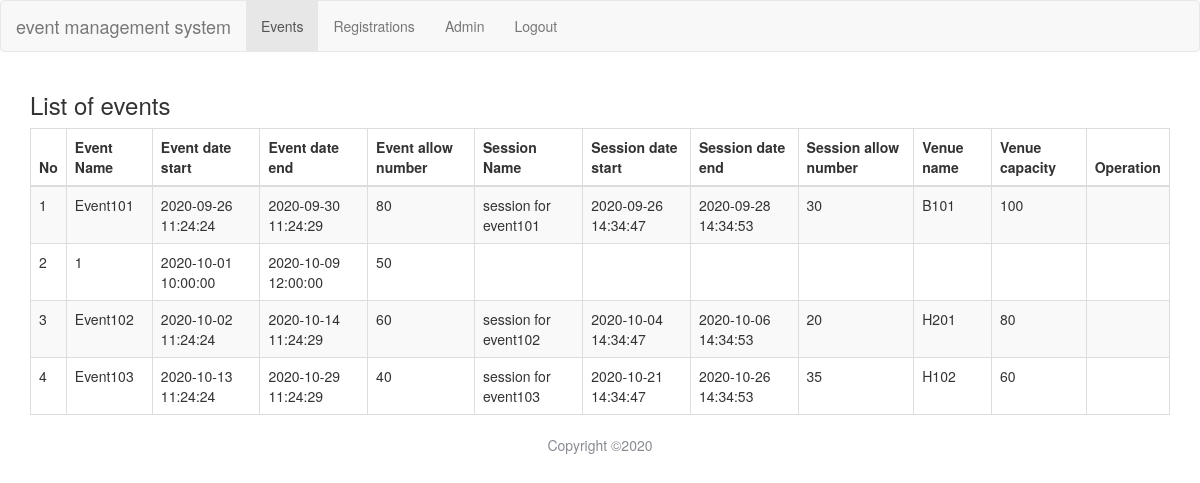
Page /php/event.php (signed in) on the committed database.
### tables this page shows
CREATE TABLE `event` (
  `idevent` int(11) NOT NULL AUTO_INCREMENT,
  `name` varchar(50) NOT NULL,
  `datestart` datetime NOT NULL,
  `dateend` datetime NOT NULL,
  `numberallowed` int(11) NOT NULL,
  `venue` int(11) NOT NULL,
  PRIMARY KEY (`idevent`),
  UNIQUE KEY `name_UNIQUE` (`name`),
  KEY `venue_fk_idx` (`venue`)
);

CREATE TABLE `session` (
  `idsession` int(11) NOT NULL AUTO_INCREMENT,
  `name` varchar(50) NOT NULL,
  `numberallowed` int(11) NOT NULL,
  `event` int(11) NOT NULL,
  `startdate` datetime NOT NULL,
  `enddate` datetime NOT NULL,
  PRIMARY KEY (`idsession`)
);

CREATE TABLE `venue` (
  `idvenue` int(11) NOT NULL AUTO_INCREMENT,
  `name` varchar(50) NOT NULL,
  `capacity` int(11) DEFAULT NULL,
  PRIMARY KEY (`idvenue`),
  UNIQUE KEY `name_UNIQUE` (`name`)
);

### php/MMysql.class.php (called while the page is built, shortened)
<?php
class MMysql {
    protected static $_dbh = null;
    protected $_dbType = 'mysql';
    protected $_pconnect = true;
    protected $_host = 'localhost';
    protected $_port = 3306;
    protected $_user = 'xxl7750';
    protected $_pass = 'Phrthe9&alleghenies';
    protected $_dbName = "xxl7750";
    protected function _connect() {
        $dsn = $this->_dbType.':host='.$this->_host.';port='.$this->_port.';dbname='.$this->_dbName;
        $options = $this->_pconnect ? array(PDO::ATTR_PERSISTENT=>true) : array();
        try {
            $dbh = new PDO($dsn, $this->_user, $this->_pass, $options);
            $dbh->setAttribute(PDO::ATTR_ERRMODE, PDO::ERRMODE_EXCEPTION);
            $dbh->setAttribute(PDO::ATTR_EMULATE_PREPARES, false);
        } catch (PDOException $e) {
            die('Connection failed: ' . $e->getMessage());
        }
        $dbh->exec('SET NAMES utf8');
        self::$_dbh = $dbh;
    }
    protected function _doQuery($sql='') {
        $this->_sql = $sql;
        $pdostmt = self::$_dbh->prepare($this->_sql);
        $pdostmt->execute();
        $result = $pdostmt->fetchAll(PDO::FETCH_ASSOC);
        return $result;
    }
    public function doSql($sql='') {
        $queryIps = 'INSERT|UPDATE|DELETE|REPLACE|CREATE|DROP|LOAD DATA|SELECT .* INTO|COPY|ALTER|GRANT|REVOKE|LOCK|UNLOCK';
        if (preg_match('/^\s*"?(' . $queryIps . ')\s+/i', $sql)) {
            return $this->_doExec($sql);
        }
        else {
            return $this->_doQuery($sql);
        }
    }
}

### php/event.php (the view, shortened to what this page needs)
<?php
require("./MyUtils.class.php");
require("./MMysql.class.php");
echo MyUtils::html_header("Event","..","../css/mystyle","../js/event.js");
echo MyUtils::html_nav("active","","");
$mysql = new MMysql();
$sql = "SELECT e.`name` as eventname , e.datestart as edatestart, e.dateend as edateend, e.numberallowed as eallow, se.idsession as ids, "
."se.`name` as sessionname , se.startdate as sstartdate, se.enddate as senddate, se.numberallowed as sallow, v.`name` as vname, v.capacity"
." FROM `event` e  LEFT JOIN `session` se ON se.`event` = e.idevent LEFT JOIN venue v ON v.idvenue = e.venue ORDER BY edatestart";
$res = $mysql->doSql($sql);
?>
<div class="main">
	<div class="container">
		<h3>List of events</h3>
		<table class="table table-striped table-bordered table-hover">
			<thead>
				<th>No</th>
				<th>Event Name</th>
				<th>Event date start</th>
				<th>Event date end</th>
				<th>Event allow number</th>
				<th>Session Name</th>
				<th>Session date start</th>
				<th>Session date end</th>
				<th>Session allow number</th>
				<th>Venue name</th>
				<th>Venue capacity</th>
				<th>Operation</th>
			</thead>
			<tbody>
			<?php foreach($res as $key=>$a): ?>
				<tr>
					<td><?php echo $key+1; ?></td>
					<td><?php echo $a['eventname']; ?></td>
					<td><?php echo $a['edatestart']; ?></td>
					<td><?php echo $a['edateend']; ?></td>
					<td><?php echo $a['eallow']; ?></td>
					<td><?php echo $a['sessionname']; ?></td>
					<td><?php echo $a['sstartdate']; ?></td>
					<td><?php echo $a['senddate']; ?></td>
					<td><?php echo $a['sallow']; ?></td>
					<td><?php echo $a['vname']; ?></td>
					<td><?php echo $a['capacity']; ?></td>
					<td>
					</td>
				</tr>
			<?php endforeach; ?>
			</tbody>
		</table>
	</div>
</div>
<?php
echo MyUtils::html_footer();
?>

### rows in the picture
event: name "Event101", datestart "2020-09-26 11:24:24", dateend "2020-09-30 11:24:29", numberallowed "80", session.name "session for event101", session.startdate "2020-09-26 14:34:47", session.enddate "2020-09-28 14:34:53", session.numberallowed "30", venue.name "B101", venue.capacity "100"
event: name "1", datestart "2020-10-01 10:00:00", dateend "2020-10-09 12:00:00", numberallowed "50"
event: name "Event102", datestart "2020-10-02 11:24:24", dateend "2020-10-14 11:24:29", numberallowed "60", session.name "session for event102", session.startdate "2020-10-04 14:34:47", session.enddate "2020-10-06 14:34:53", session.numberallowed "20", venue.name "H201", venue.capacity "80"
event: name "Event103", datestart "2020-10-13 11:24:24", dateend "2020-10-29 11:24:29", numberallowed "40", session.name "session for event103", session.startdate "2020-10-21 14:34:47", session.enddate "2020-10-26 14:34:53", session.numberallowed "35", venue.name "H102", venue.capacity "60"
